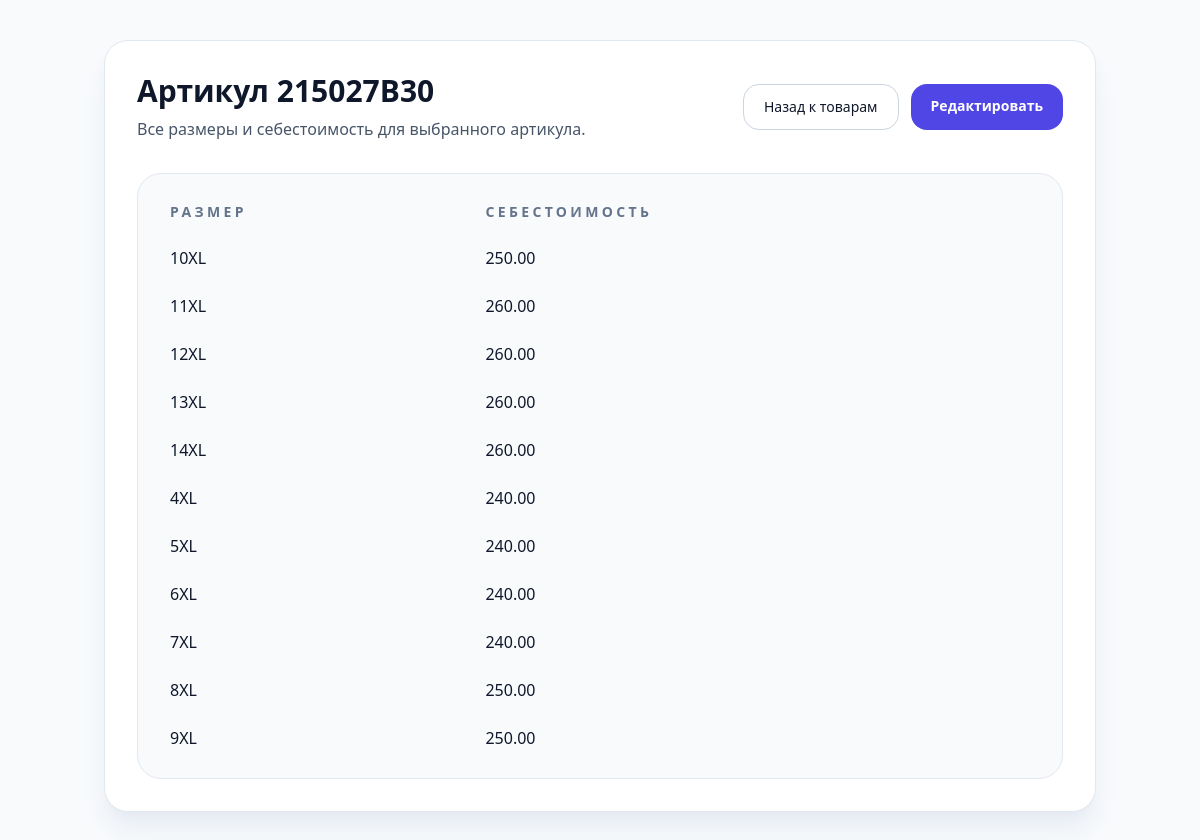
/products/25/view/, run on the app's committed database.
### reports/models.py (models this page shows, shortened)
class Product(models.Model):
    sku = models.CharField('Артикул', max_length=100, unique=True)
    class Meta:
        verbose_name = 'Товар'
        verbose_name_plural = 'Товары'
        ordering = ['sku']

class ProductVariant(models.Model):
    product = models.ForeignKey(Product, related_name='variants', on_delete=models.CASCADE)
    size = models.CharField('Размер', max_length=100, blank=True)
    cost = models.DecimalField('Себестоимость', max_digits=12, decimal_places=2, default=0)
    class Meta:
        verbose_name = 'Вариант товара'
        verbose_name_plural = 'Варианты товара'
        unique_together = ('product', 'size')
        ordering = ['product__sku', 'size']

### reports/views.py (the view)
# urls.py: path('products/<int:pk>/view/', views.product_view, name='product_view'),
def product_view(request, pk):
    product  = get_object_or_404(Product.objects.prefetch_related('variants'), pk=pk)
    variants = product.variants.all().order_by('size')
    return render(request, 'reports/product_view.html', {
        'product': product, 'variants': variants,
    })

### templates/reports/product_view.html (shortened to what this page needs)
<!DOCTYPE html>
<html lang="ru">
<head>
  <script src="https://cdn.tailwindcss.com"></script>
</head>
<body class="bg-slate-50 text-slate-900 min-h-screen">
  <div class="max-w-5xl mx-auto px-4 py-10">
    <div class="mb-8 rounded-3xl border border-slate-200 bg-white p-8 shadow-xl shadow-slate-200/80">
      <div class="flex flex-col gap-4 sm:flex-row sm:items-center sm:justify-between">
        <div>
          <h1 class="text-3xl font-semibold">Артикул {{ product.sku }}</h1>
          <p class="mt-2 text-slate-600">Все размеры и себестоимость для выбранного артикула.</p>
        </div>
        <div class="flex flex-wrap gap-3">
          <a href="/products/" class="rounded-2xl border border-slate-300 bg-white px-5 py-3 text-sm text-slate-900 transition hover:border-indigo-500 hover:text-indigo-700">Назад к товарам</a>
          <a href="/products/{{ product.pk }}/edit/" class="rounded-2xl bg-indigo-600 px-5 py-3 text-sm font-semibold text-white transition hover:bg-indigo-500">Редактировать</a>
        </div>
      </div>
      <div class="mt-8 overflow-x-auto rounded-3xl border border-slate-200 bg-slate-50 p-4">
        {% if variants %}
        <table class="min-w-full border-separate border-spacing-0">
          <thead>
            <tr class="text-left text-sm uppercase tracking-[0.24em] text-slate-500">
              <th class="px-4 py-3">Размер</th>
              <th class="px-4 py-3">Себестоимость</th>
            </tr>
          </thead>
          <tbody>
            {% for variant in variants %}
            <tr class="border-t border-slate-200 hover:bg-white">
              <td class="px-4 py-3 text-slate-900">{{ variant.size|default:'—' }}</td>
              <td class="px-4 py-3 text-slate-900">{{ variant.cost }}</td>
            </tr>
            {% endfor %}
          </tbody>
        </table>
        {% else %}
        <div class="rounded-3xl border border-slate-200 bg-slate-50 p-8 text-slate-600">
          У этого артикула нет размеров.
        </div>
        {% endif %}
      </div>
    </div>
  </div>
</body>
</html>

### data on the page
Product: sku "215027B30"
ProductVariant: size "10XL", cost "250.00"
ProductVariant: size "11XL", cost "260.00"
ProductVariant: size "12XL", cost "260.00"
ProductVariant: size "13XL", cost "260.00"
ProductVariant: size "14XL", cost "260.00"
ProductVariant: size "4XL", cost "240.00"
ProductVariant: size "5XL", cost "240.00"
ProductVariant: size "6XL", cost "240.00"
ProductVariant: size "7XL", cost "240.00"
ProductVariant: size "8XL", cost "250.00"
ProductVariant: size "9XL", cost "250.00"
